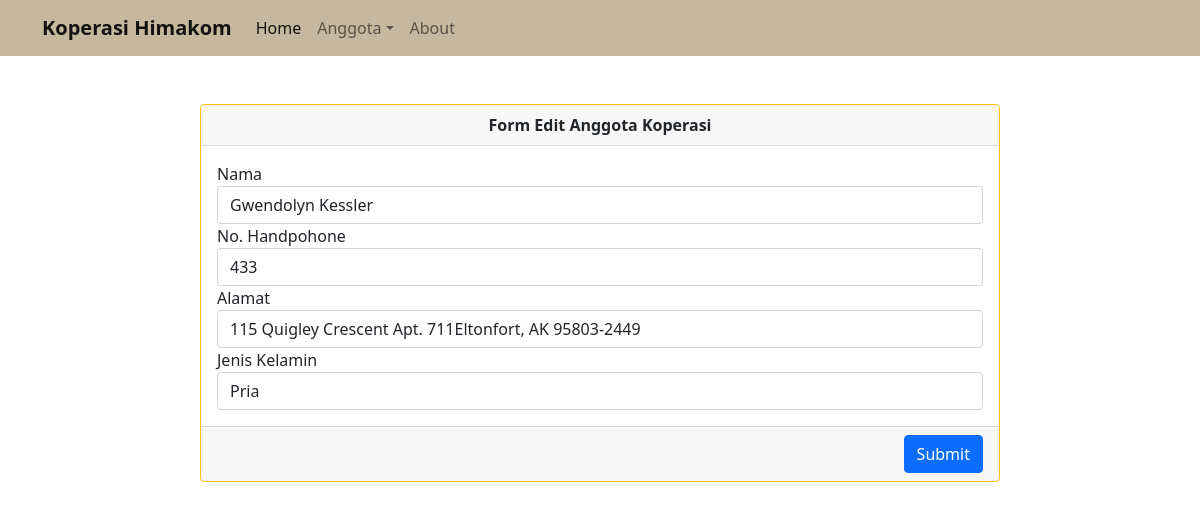
/anggota/edit/5, run on the app's committed database.
### tables this page shows
CREATE TABLE `anggota` (
  `id` int(9) UNSIGNED NOT NULL,
  `nama` varchar(255) NOT NULL,
  `no_hp` varchar(13) NOT NULL,
  `alamat` text NOT NULL,
  `gender` varchar(24) NOT NULL
);

### application/controllers/Anggota.php (called while the page is built, shortened)
<?php
class Anggota extends CI_Controller{
    public function __construct(){
        $this->load->model('Anggota_model');
        $this->load->library('form_validation');
    }
    public function edit($id){
        $data['judul'] = "Edit Anggota | Koperasi Himakom";
        $data['anggota'] = $this->Anggota_model->getAnggotaById($id);
        $this->form_validation->set_rules('nama', 'Nama', 'required');
        $this->form_validation->set_rules('no_hp', 'No. HP', 'required|min_length[12]|numeric');
        $this->form_validation->set_rules('alamat', 'Alamat', 'required');
        $this->form_validation->set_rules('gender', 'Jenis Kelamin', 'required');
        if($this->form_validation->run() == FALSE){
        $this->load->view('template/header', $data);
        $this->load->view('anggota/edit', $data);
        $this->load->view('template/footer');
        }else{
            $this->Anggota_model->editDataAnggota();
            $this->session->set_flashdata('flash', 'Di-Edit');
            redirect('anggota');
        }
    }
}

### index.php (called while the page is built, shortened)
<?php
require_once BASEPATH.'core/CodeIgniter.php';

### application/models/Anggota_model.php (called while the page is built, shortened)
<?php
class Anggota_model extends CI_model{
    public function getAnggotaById($id){
        return $this->db->get_where('anggota', ['id'=> $id])->row_array();
    }
}

### application/views/anggota/edit.php (the view, shortened to what this page needs)
<div class="row mt-5">
    <div class="col-md">
    <div class="d-flex justify-content-center">
        <div class="card border-warning mb-3" style="width: 50rem;">
            <div class="card-header text-center"><strong>Form Edit Anggota Koperasi</strong></div>
            <div class="card-body">
                <form action="" method="post">
                <label for="nama">Nama</label>
                <input type="text" class="form-control" id="nama" name="nama" placeholder="Nama Lengkap" autocomplete="off" value="<?=$anggota['nama'];?>">
                <label for="no_hp">No. Handpohone</label>
                <input type="text" class="form-control" id="no_hp" name="no_hp" placeholder="No. HP" autocomplete="off" value="<?=$anggota['no_hp'];?>">
                <label for="alamat">Alamat</label>
                <input type="text" class="form-control" id="alamat" name="alamat" placeholder="Alamat Lengkap" autocomplete="off" value="<?=$anggota['alamat'];?>">
                <label for="gender">Jenis Kelamin</label>
                <select name="gender" id="gender" name="gender" class="form-control" value="<?=$anggota['gender'];?>">
                    <option value="Pria">Pria</option>
                </select>
            </div>
            <div class="card-footer">
                <div class="d-flex justify-content-end">
                    <input type="submit" class="btn btn-primary">
                </div>
            </div>
        </div>
    </div>
    </div>
</div>

### data on the page
anggota: nama "Gwendolyn Kessler", no_hp "433", alamat "115 Quigley Crescent Apt. 711Eltonfort, AK 95803-2449", gender "Pria"
